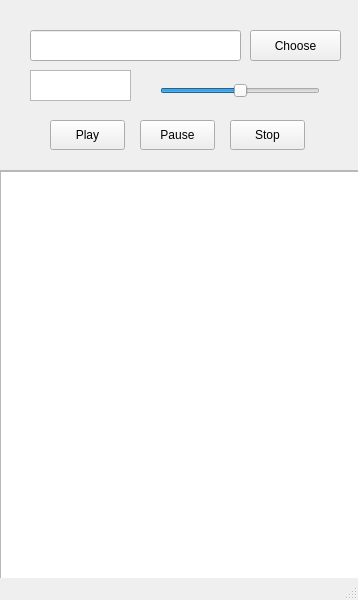
<?xml version="1.0" encoding="UTF-8"?>
<ui version="4.0">
 <class>PlayMe</class>
 <widget class="QMainWindow" name="PlayMe">
  <property name="windowModality">
   <enum>Qt::NonModal</enum>
  </property>
  <property name="geometry">
   <rect>
    <x>0</x>
    <y>0</y>
    <width>358</width>
    <height>600</height>
   </rect>
  </property>
  <property name="minimumSize">
   <size>
    <width>358</width>
    <height>600</height>
   </size>
  </property>
  <property name="maximumSize">
   <size>
    <width>358</width>
    <height>600</height>
   </size>
  </property>
  <property name="contextMenuPolicy">
   <enum>Qt::NoContextMenu</enum>
  </property>
  <property name="windowTitle">
   <string>PlayMe</string>
  </property>
  <property name="windowOpacity">
   <double>1.000000000000000</double>
  </property>
  <property name="autoFillBackground">
   <bool>true</bool>
  </property>
  <property name="unifiedTitleAndToolBarOnMac">
   <bool>false</bool>
  </property>
  <widget class="QWidget" name="centralwidget">
   <widget class="QSlider" name="volumeSlider">
    <property name="geometry">
     <rect>
      <x>160</x>
      <y>80</y>
      <width>160</width>
      <height>22</height>
     </rect>
    </property>
    <property name="maximum">
     <number>100</number>
    </property>
    <property name="pageStep">
     <number>1</number>
    </property>
    <property name="value">
     <number>50</number>
    </property>
    <property name="orientation">
     <enum>Qt::Horizontal</enum>
    </property>
   </widget>
   <widget class="QScrollArea" name="playList">
    <property name="geometry">
     <rect>
      <x>0</x>
      <y>170</y>
      <width>361</width>
      <height>431</height>
     </rect>
    </property>
    <property name="horizontalScrollBarPolicy">
     <enum>Qt::ScrollBarAlwaysOff</enum>
    </property>
    <property name="widgetResizable">
     <bool>true</bool>
    </property>
    <widget class="QWidget" name="scrollAreaWidgetContents">
     <property name="geometry">
      <rect>
       <x>0</x>
       <y>0</y>
       <width>359</width>
       <height>429</height>
      </rect>
     </property>
     <widget class="QListWidget" name="listWidget">
      <property name="geometry">
       <rect>
        <x>-10</x>
        <y>0</y>
        <width>371</width>
        <height>421</height>
       </rect>
      </property>
      <property name="lineWidth">
       <number>0</number>
      </property>
     </widget>
    </widget>
   </widget>
   <widget class="QPushButton" name="chooseFileBtn">
    <property name="geometry">
     <rect>
      <x>250</x>
      <y>30</y>
      <width>91</width>
      <height>31</height>
     </rect>
    </property>
    <property name="text">
     <string>Choose</string>
    </property>
   </widget>
   <widget class="QPushButton" name="playBtn">
    <property name="enabled">
     <bool>true</bool>
    </property>
    <property name="geometry">
     <rect>
      <x>50</x>
      <y>120</y>
      <width>75</width>
      <height>30</height>
     </rect>
    </property>
    <property name="sizePolicy">
     <sizepolicy hsizetype="Fixed" vsizetype="Fixed">
      <horstretch>0</horstretch>
      <verstretch>0</verstretch>
     </sizepolicy>
    </property>
    <property name="text">
     <string>Play</string>
    </property>
    <property name="flat">
     <bool>false</bool>
    </property>
   </widget>
   <widget class="QPushButton" name="pauseBtn">
    <property name="geometry">
     <rect>
      <x>140</x>
      <y>120</y>
      <width>75</width>
      <height>30</height>
     </rect>
    </property>
    <property name="sizePolicy">
     <sizepolicy hsizetype="Fixed" vsizetype="Fixed">
      <horstretch>0</horstretch>
      <verstretch>0</verstretch>
     </sizepolicy>
    </property>
    <property name="text">
     <string>Pause</string>
    </property>
   </widget>
   <widget class="QPushButton" name="stopBtn">
    <property name="geometry">
     <rect>
      <x>230</x>
      <y>120</y>
      <width>75</width>
      <height>30</height>
     </rect>
    </property>
    <property name="sizePolicy">
     <sizepolicy hsizetype="Fixed" vsizetype="Fixed">
      <horstretch>0</horstretch>
      <verstretch>0</verstretch>
     </sizepolicy>
    </property>
    <property name="text">
     <string>Stop</string>
    </property>
   </widget>
   <widget class="QLineEdit" name="chooseFileText">
    <property name="geometry">
     <rect>
      <x>30</x>
      <y>30</y>
      <width>211</width>
      <height>31</height>
     </rect>
    </property>
   </widget>
   <widget class="QTextEdit" name="timeLabel">
    <property name="geometry">
     <rect>
      <x>30</x>
      <y>70</y>
      <width>101</width>
      <height>31</height>
     </rect>
    </property>
    <property name="acceptDrops">
     <bool>false</bool>
    </property>
    <property name="verticalScrollBarPolicy">
     <enum>Qt::ScrollBarAlwaysOff</enum>
    </property>
    <property name="horizontalScrollBarPolicy">
     <enum>Qt::ScrollBarAlwaysOff</enum>
    </property>
    <property name="acceptRichText">
     <bool>false</bool>
    </property>
   </widget>
  </widget>
  <widget class="QStatusBar" name="statusbar"/>
 </widget>
 <resources/>
 <connections/>
</ui>
